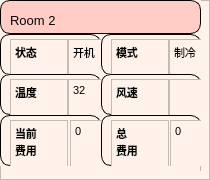
           <widget class="QFrame" name="frame_9">
            <property name="styleSheet">
             <string notr="true">background-color: rgb(255, 242, 235);</string>
            </property>
            <property name="frameShape">
             <enum>QFrame::StyledPanel</enum>
            </property>
            <property name="frameShadow">
             <enum>QFrame::Raised</enum>
            </property>
            <widget class="QWidget" name="layoutWidget_48">
             <property name="geometry">
              <rect>
               <x>0</x>
               <y>0</y>
               <width>201</width>
               <height>171</height>
              </rect>
             </property>
             <layout class="QVBoxLayout" name="verticalLayout_29">
              <property name="spacing">
               <number>0</number>
              </property>
              <item>
               <widget class="QFrame" name="frame_157">
                <property name="sizePolicy">
                 <sizepolicy hsizetype="Preferred" vsizetype="Expanding">
                  <horstretch>1</horstretch>
                  <verstretch>1</verstretch>
                 </sizepolicy>
                </property>
                <property name="styleSheet">
                 <string notr="true">#frame_157{
	background-color: rgb(255, 205, 198);
border-radius:10px;
border:1px solid black
}</string>
                </property>
                <property name="frameShape">
                 <enum>QFrame::StyledPanel</enum>
                </property>
                <property name="frameShadow">
                 <enum>QFrame::Raised</enum>
                </property>
                <widget class="QWidget" name="layoutWidget_89">
                 <property name="geometry">
                  <rect>
                   <x>10</x>
                   <y>10</y>
                   <width>181</width>
                   <height>22</height>
                  </rect>
                 </property>
                 <layout class="QHBoxLayout" name="horizontalLayout_85">
                  <property name="spacing">
                   <number>0</number>
                  </property>
                  <item>
                   <widget class="QLabel" name="ROOM2">
                    <property name="sizePolicy">
                     <sizepolicy hsizetype="Preferred" vsizetype="Preferred">
                      <horstretch>0</horstretch>
                      <verstretch>0</verstretch>
                     </sizepolicy>
                    </property>
                    <property name="styleSheet">
                     <string notr="true">background-color: rgb(255, 205, 198);</string>
                    </property>
                    <property name="text">
                     <string>&lt;html&gt;&lt;head/&gt;&lt;body&gt;&lt;p&gt;&lt;span style=&quot; font-family:'Arial Black'; font-size:10pt; color:#070707;&quot;&gt;Room 2&lt;/span&gt;&lt;/p&gt;&lt;/body&gt;&lt;/html&gt;</string>
                    </property>
                   </widget>
                  </item>
                 </layout>
                </widget>
               </widget>
              </item>
              <item>
               <widget class="QFrame" name="frame_158">
                <property name="sizePolicy">
                 <sizepolicy hsizetype="Preferred" vsizetype="Expanding">
                  <horstretch>3</horstretch>
                  <verstretch>4</verstretch>
                 </sizepolicy>
                </property>
                <property name="frameShape">
                 <enum>QFrame::StyledPanel</enum>
                </property>
                <property name="frameShadow">
                 <enum>QFrame::Raised</enum>
                </property>
                <widget class="QWidget" name="layoutWidget_90">
                 <property name="geometry">
                  <rect>
                   <x>0</x>
                   <y>0</y>
                   <width>201</width>
                   <height>141</height>
                  </rect>
                 </property>
                 <layout class="QVBoxLayout" name="verticalLayout_30">
                  <property name="spacing">
                   <number>0</number>
                  </property>
                  <item>
                   <widget class="QFrame" name="frame_160">
                    <property name="sizePolicy">
                     <sizepolicy hsizetype="Preferred" vsizetype="Expanding">
                      <horstretch>0</horstretch>
                      <verstretch>2</verstretch>
                     </sizepolicy>
                    </property>
                    <property name="frameShape">
                     <enum>QFrame::StyledPanel</enum>
                    </property>
                    <property name="frameShadow">
                     <enum>QFrame::Raised</enum>
                    </property>
                    <widget class="QWidget" name="layoutWidget_13">
                     <property name="geometry">
                      <rect>
                       <x>0</x>
                       <y>0</y>
                       <width>201</width>
                       <height>51</height>
                      </rect>
                     </property>
                     <layout class="QHBoxLayout" name="horizontalLayout_26">
                      <property name="spacing">
                       <number>0</number>
                      </property>
                     </layout>
                    </widget>
                    <widget class="QWidget" name="layoutWidget_11">
                     <property name="geometry">
                      <rect>
                       <x>0</x>
                       <y>0</y>
                       <width>201</width>
                       <height>41</height>
                      </rect>
                     </property>
                     <layout class="QHBoxLayout" name="horizontalLayout_10">
                      <property name="spacing">
                       <number>0</number>
                      </property>
                      <item>
                       <widget class="QFrame" name="frame_28">
                        <property name="styleSheet">
                         <string notr="true">#frame_28{
border-radius:10px;
border:1px solid black
}</string>
                        </property>
                        <property name="frameShape">
                         <enum>QFrame::StyledPanel</enum>
                        </property>
                        <property name="frameShadow">
                         <enum>QFrame::Raised</enum>
                        </property>
                        <widget class="QWidget" name="layoutWidget_32">
                         <property name="geometry">
                          <rect>
                           <x>10</x>
                           <y>5</y>
                           <width>116</width>
                           <height>59</height>
                          </rect>
                         </property>
                         <layout class="QHBoxLayout" name="horizontalLayout_22">
                          <property name="spacing">
                           <number>0</number>
                          </property>
                          <item>
                           <widget class="QTextBrowser" name="textBrowser_R2_state">
                            <property name="styleSheet">
                             <string notr="true"/>
                            </property>
                            <property name="html">
                             <string>&lt;!DOCTYPE HTML PUBLIC &quot;-//W3C//DTD HTML 4.0//EN&quot; &quot;http://www.w3.org/TR/REC-html40/strict.dtd&quot;&gt;
&lt;html&gt;&lt;head&gt;&lt;meta name=&quot;qrichtext&quot; content=&quot;1&quot; /&gt;&lt;style type=&quot;text/css&quot;&gt;
p, li { white-space: pre-wrap; }
&lt;/style&gt;&lt;/head&gt;&lt;body style=&quot; font-family:'SimSun'; font-size:9pt; font-weight:400; font-style:normal;&quot;&gt;
&lt;p style=&quot; margin-top:0px; margin-bottom:0px; margin-left:0px; margin-right:0px; -qt-block-indent:0; text-indent:0px;&quot;&gt;&lt;span style=&quot; font-family:'微软雅黑'; font-size:8pt; font-weight:600;&quot;&gt;状态&lt;/span&gt;&lt;/p&gt;&lt;/body&gt;&lt;/html&gt;</string>
                            </property>
                           </widget>
                          </item>
                          <item>
                           <widget class="QTextBrowser" name="textBrowser_Room2_state">
                            <property name="readOnly">
                             <bool>false</bool>
                            </property>
                            <property name="html">
                             <string>&lt;!DOCTYPE HTML PUBLIC &quot;-//W3C//DTD HTML 4.0//EN&quot; &quot;http://www.w3.org/TR/REC-html40/strict.dtd&quot;&gt;
&lt;html&gt;&lt;head&gt;&lt;meta name=&quot;qrichtext&quot; content=&quot;1&quot; /&gt;&lt;style type=&quot;text/css&quot;&gt;
p, li { white-space: pre-wrap; }
&lt;/style&gt;&lt;/head&gt;&lt;body style=&quot; font-family:'SimSun'; font-size:9pt; font-weight:400; font-style:normal;&quot;&gt;
&lt;p style=&quot; margin-top:0px; margin-bottom:0px; margin-left:0px; margin-right:0px; -qt-block-indent:0; text-indent:0px;&quot;&gt;&lt;span style=&quot; font-family:'微软雅黑'; font-size:8pt;&quot;&gt;开机&lt;/span&gt;&lt;/p&gt;&lt;/body&gt;&lt;/html&gt;</string>
                            </property>
                           </widget>
                          </item>
                         </layout>
                        </widget>
                       </widget>
                      </item>
                      <item>
                       <widget class="QFrame" name="frame_29">
                        <property name="styleSheet">
                         <string notr="true">#frame_29{
border-radius:10px;
border:1px solid black
}</string>
                        </property>
                        <property name="frameShape">
                         <enum>QFrame::StyledPanel</enum>
                        </property>
                        <property name="frameShadow">
                         <enum>QFrame::Raised</enum>
                        </property>
                        <widget class="QWidget" name="layoutWidget_33">
                         <property name="geometry">
                          <rect>
                           <x>10</x>
                           <y>5</y>
                           <width>116</width>
                           <height>59</height>
                          </rect>
                         </property>
                         <layout class="QHBoxLayout" name="horizontalLayout_23">
                          <property name="spacing">
                           <number>0</number>
                          </property>
                          <item>
                           <widget class="QTextBrowser" name="textBrowser_R2_mode">
                            <property name="html">
                             <string>&lt;!DOCTYPE HTML PUBLIC &quot;-//W3C//DTD HTML 4.0//EN&quot; &quot;http://www.w3.org/TR/REC-html40/strict.dtd&quot;&gt;
&lt;html&gt;&lt;head&gt;&lt;meta name=&quot;qrichtext&quot; content=&quot;1&quot; /&gt;&lt;style type=&quot;text/css&quot;&gt;
p, li { white-space: pre-wrap; }
&lt;/style&gt;&lt;/head&gt;&lt;body style=&quot; font-family:'SimSun'; font-size:9pt; font-weight:400; font-style:normal;&quot;&gt;
&lt;p style=&quot; margin-top:0px; margin-bottom:0px; margin-left:0px; margin-right:0px; -qt-block-indent:0; text-indent:0px;&quot;&gt;&lt;span style=&quot; font-family:'微软雅黑'; font-size:8pt; font-weight:600;&quot;&gt;模式&lt;/span&gt;&lt;/p&gt;&lt;/body&gt;&lt;/html&gt;</string>
                            </property>
                           </widget>
                          </item>
                          <item>
                           <widget class="QTextBrowser" name="textBrowser_Room2_mode">
                            <property name="readOnly">
                             <bool>false</bool>
                            </property>
                            <property name="html">
                             <string>&lt;!DOCTYPE HTML PUBLIC &quot;-//W3C//DTD HTML 4.0//EN&quot; &quot;http://www.w3.org/TR/REC-html40/strict.dtd&quot;&gt;
&lt;html&gt;&lt;head&gt;&lt;meta name=&quot;qrichtext&quot; content=&quot;1&quot; /&gt;&lt;style type=&quot;text/css&quot;&gt;
p, li { white-space: pre-wrap; }
&lt;/style&gt;&lt;/head&gt;&lt;body style=&quot; font-family:'SimSun'; font-size:9pt; font-weight:400; font-style:normal;&quot;&gt;
&lt;p style=&quot; margin-top:0px; margin-bottom:0px; margin-left:0px; margin-right:0px; -qt-block-indent:0; text-indent:0px;&quot;&gt;&lt;span style=&quot; font-family:'微软雅黑'; font-size:8pt;&quot;&gt;制冷&lt;/span&gt;&lt;/p&gt;&lt;/body&gt;&lt;/html&gt;</string>
                            </property>
                           </widget>
                          </item>
                         </layout>
                        </widget>
                       </widget>
                      </item>
                     </layout>
                    </widget>
                   </widget>
                  </item>
                  <item>
                   <widget class="QFrame" name="frame_161">
                    <property name="sizePolicy">
                     <sizepolicy hsizetype="Preferred" vsizetype="Expanding">
                      <horstretch>0</horstretch>
                      <verstretch>2</verstretch>
                     </sizepolicy>
                    </property>
                    <property name="frameShape">
                     <enum>QFrame::StyledPanel</enum>
                    </property>
                    <property name="frameShadow">
                     <enum>QFrame::Raised</enum>
                    </property>
                    <widget class="QWidget" name="layoutWidget_19">
                     <property name="geometry">
                      <rect>
                       <x>0</x>
                       <y>0</y>
                       <width>201</width>
                       <height>41</height>
                      </rect>
                     </property>
                     <layout class="QHBoxLayout" name="horizontalLayout_16">
                      <property name="spacing">
                       <number>0</number>
                      </property>
                      <item>
                       <widget class="QFrame" name="frame_38">
                        <property name="styleSheet">
                         <string notr="true">#frame_38{
border-radius:10px;
border:1px solid black
}</string>
                        </property>
                        <property name="frameShape">
                         <enum>QFrame::StyledPanel</enum>
                        </property>
                        <property name="frameShadow">
                         <enum>QFrame::Raised</enum>
                        </property>
                        <widget class="QWidget" name="layoutWidget_42">
                         <property name="geometry">
                          <rect>
                           <x>10</x>
                           <y>5</y>
                           <width>116</width>
                           <height>59</height>
                          </rect>
                         </property>
                         <layout class="QHBoxLayout" name="horizontalLayout_36">
                          <property name="spacing">
                           <number>0</number>
                          </property>
                          <property name="sizeConstraint">
                           <enum>QLayout::SetMaximumSize</enum>
                          </property>
                          <item>
                           <widget class="QTextBrowser" name="textBrowser_R2_tem">
                            <property name="html">
                             <string>&lt;!DOCTYPE HTML PUBLIC &quot;-//W3C//DTD HTML 4.0//EN&quot; &quot;http://www.w3.org/TR/REC-html40/strict.dtd&quot;&gt;
&lt;html&gt;&lt;head&gt;&lt;meta name=&quot;qrichtext&quot; content=&quot;1&quot; /&gt;&lt;style type=&quot;text/css&quot;&gt;
p, li { white-space: pre-wrap; }
&lt;/style&gt;&lt;/head&gt;&lt;body style=&quot; font-family:'SimSun'; font-size:9pt; font-weight:400; font-style:normal;&quot;&gt;
&lt;p style=&quot; margin-top:0px; margin-bottom:0px; margin-left:0px; margin-right:0px; -qt-block-indent:0; text-indent:0px;&quot;&gt;&lt;span style=&quot; font-family:'微软雅黑'; font-size:8pt; font-weight:600;&quot;&gt;温度&lt;/span&gt;&lt;/p&gt;&lt;/body&gt;&lt;/html&gt;</string>
                            </property>
                           </widget>
                          </item>
                          <item>
                           <widget class="QTextBrowser" name="textBrowser_Room2_tem">
                            <property name="readOnly">
                             <bool>false</bool>
                            </property>
                            <property name="html">
                             <string>&lt;!DOCTYPE HTML PUBLIC &quot;-//W3C//DTD HTML 4.0//EN&quot; &quot;http://www.w3.org/TR/REC-html40/strict.dtd&quot;&gt;
&lt;html&gt;&lt;head&gt;&lt;meta name=&quot;qrichtext&quot; content=&quot;1&quot; /&gt;&lt;style type=&quot;text/css&quot;&gt;
p, li { white-space: pre-wrap; }
&lt;/style&gt;&lt;/head&gt;&lt;body style=&quot; font-family:'SimSun'; font-size:9pt; font-weight:400; font-style:normal;&quot;&gt;
&lt;p style=&quot; margin-top:0px; margin-bottom:0px; margin-left:0px; margin-right:0px; -qt-block-indent:0; text-indent:0px;&quot;&gt;&lt;span style=&quot; font-family:'微软雅黑'; font-size:8pt;&quot;&gt;32&lt;/span&gt;&lt;/p&gt;&lt;/body&gt;&lt;/html&gt;</string>
                            </property>
                           </widget>
                          </item>
                         </layout>
                        </widget>
                       </widget>
                      </item>
                      <item>
                       <widget class="QFrame" name="frame_39">
                        <property name="styleSheet">
                         <string notr="true">#frame_39{
border-radius:10px;
border:1px solid black
}</string>
                        </property>
                        <property name="frameShape">
                         <enum>QFrame::StyledPanel</enum>
                        </property>
                        <property name="frameShadow">
                         <enum>QFrame::Raised</enum>
                        </property>
                        <widget class="QWidget" name="layoutWidget_43">
                         <property name="geometry">
                          <rect>
                           <x>10</x>
                           <y>5</y>
                           <width>116</width>
                           <height>59</height>
                          </rect>
                         </property>
                         <layout class="QHBoxLayout" name="horizontalLayout_37">
                          <property name="spacing">
                           <number>0</number>
                          </property>
                          <item>
                           <widget class="QTextBrowser" name="textBrowser_R2_WindSpeed">
                            <property name="html">
                             <string>&lt;!DOCTYPE HTML PUBLIC &quot;-//W3C//DTD HTML 4.0//EN&quot; &quot;http://www.w3.org/TR/REC-html40/strict.dtd&quot;&gt;
&lt;html&gt;&lt;head&gt;&lt;meta name=&quot;qrichtext&quot; content=&quot;1&quot; /&gt;&lt;style type=&quot;text/css&quot;&gt;
p, li { white-space: pre-wrap; }
&lt;/style&gt;&lt;/head&gt;&lt;body style=&quot; font-family:'SimSun'; font-size:9pt; font-weight:400; font-style:normal;&quot;&gt;
&lt;p style=&quot; margin-top:0px; margin-bottom:0px; margin-left:0px; margin-right:0px; -qt-block-indent:0; text-indent:0px;&quot;&gt;&lt;span style=&quot; font-family:'微软雅黑'; font-size:8pt; font-weight:600;&quot;&gt;风速&lt;/span&gt;&lt;/p&gt;&lt;/body&gt;&lt;/html&gt;</string>
                            </property>
                           </widget>
                          </item>
                          <item>
                           <widget class="QTextBrowser" name="textBrowser_Room2_WindSpeed">
                            <property name="readOnly">
                             <bool>false</bool>
                            </property>
                            <property name="html">
                             <string>&lt;!DOCTYPE HTML PUBLIC &quot;-//W3C//DTD HTML 4.0//EN&quot; &quot;http://www.w3.org/TR/REC-html40/strict.dtd&quot;&gt;
&lt;html&gt;&lt;head&gt;&lt;meta name=&quot;qrichtext&quot; content=&quot;1&quot; /&gt;&lt;style type=&quot;text/css&quot;&gt;
p, li { white-space: pre-wrap; }
&lt;/style&gt;&lt;/head&gt;&lt;body style=&quot; font-family:'SimSun'; font-size:9pt; font-weight:400; font-style:normal;&quot;&gt;
&lt;p style=&quot;-qt-paragraph-type:empty; margin-top:0px; margin-bottom:0px; margin-left:0px; margin-right:0px; -qt-block-indent:0; text-indent:0px;&quot;&gt;&lt;br /&gt;&lt;/p&gt;&lt;/body&gt;&lt;/html&gt;</string>
                            </property>
                           </widget>
                          </item>
                         </layout>
                        </widget>
                       </widget>
                      </item>
                     </layout>
                    </widget>
                   </widget>
                  </item>
                  <item>
                   <widget class="QFrame" name="frame_162">
                    <property name="sizePolicy">
                     <sizepolicy hsizetype="Preferred" vsizetype="Expanding">
                      <horstretch>0</horstretch>
                      <verstretch>3</verstretch>
                     </sizepolicy>
                    </property>
                    <property name="frameShape">
                     <enum>QFrame::StyledPanel</enum>
                    </property>
                    <property name="frameShadow">
                     <enum>QFrame::Raised</enum>
                    </property>
                    <widget class="QWidget" name="layoutWidget_92">
                     <property name="geometry">
                      <rect>
                       <x>0</x>
                       <y>0</y>
                       <width>201</width>
                       <height>51</height>
                      </rect>
                     </property>
                     <layout class="QHBoxLayout" name="horizontalLayout_87">
                      <item>
                       <layout class="QHBoxLayout" name="horizontalLayout_17">
                        <property name="spacing">
                         <number>0</number>
                        </property>
                        <item>
                         <widget class="QFrame" name="frame_40">
                          <property name="styleSheet">
                           <string notr="true">#frame_40{
border-radius:10px;
border:1px solid black
}</string>
                          </property>
                          <property name="frameShape">
                           <enum>QFrame::StyledPanel</enum>
                          </property>
                          <property name="frameShadow">
                           <enum>QFrame::Raised</enum>
                          </property>
                          <widget class="QWidget" name="layoutWidget_44">
                           <property name="geometry">
                            <rect>
                             <x>10</x>
                             <y>5</y>
                             <width>118</width>
                             <height>59</height>
                            </rect>
                           </property>
                           <layout class="QHBoxLayout" name="horizontalLayout_40">
                            <property name="spacing">
                             <number>2</number>
                            </property>
                            <item>
                             <widget class="QTextBrowser" name="textBrowser_R2_Currentfee">
                              <property name="styleSheet">
                               <string notr="true"/>
                              </property>
                              <property name="html">
                               <string>&lt;!DOCTYPE HTML PUBLIC &quot;-//W3C//DTD HTML 4.0//EN&quot; &quot;http://www.w3.org/TR/REC-html40/strict.dtd&quot;&gt;
&lt;html&gt;&lt;head&gt;&lt;meta name=&quot;qrichtext&quot; content=&quot;1&quot; /&gt;&lt;style type=&quot;text/css&quot;&gt;
p, li { white-space: pre-wrap; }
&lt;/style&gt;&lt;/head&gt;&lt;body style=&quot; font-family:'SimSun'; font-size:9pt; font-weight:400; font-style:normal;&quot;&gt;
&lt;p style=&quot; margin-top:0px; margin-bottom:0px; margin-left:0px; margin-right:0px; -qt-block-indent:0; text-indent:0px;&quot;&gt;&lt;span style=&quot; font-family:'微软雅黑'; font-size:8pt; font-weight:600;&quot;&gt;当前&lt;/span&gt;&lt;/p&gt;
&lt;p style=&quot; margin-top:0px; margin-bottom:0px; margin-left:0px; margin-right:0px; -qt-block-indent:0; text-indent:0px;&quot;&gt;&lt;span style=&quot; font-family:'微软雅黑'; font-size:8pt; font-weight:600;&quot;&gt;费用&lt;/span&gt;&lt;/p&gt;&lt;/body&gt;&lt;/html&gt;</string>
                              </property>
                             </widget>
                            </item>
                            <item>
                             <widget class="QTextBrowser" name="textBrowser_Room2_Currentfee">
                              <property name="readOnly">
                               <bool>false</bool>
                              </property>
                              <property name="html">
                               <string>&lt;!DOCTYPE HTML PUBLIC &quot;-//W3C//DTD HTML 4.0//EN&quot; &quot;http://www.w3.org/TR/REC-html40/strict.dtd&quot;&gt;
&lt;html&gt;&lt;head&gt;&lt;meta name=&quot;qrichtext&quot; content=&quot;1&quot; /&gt;&lt;style type=&quot;text/css&quot;&gt;
p, li { white-space: pre-wrap; }
&lt;/style&gt;&lt;/head&gt;&lt;body style=&quot; font-family:'SimSun'; font-size:9pt; font-weight:400; font-style:normal;&quot;&gt;
&lt;p style=&quot; margin-top:0px; margin-bottom:0px; margin-left:0px; margin-right:0px; -qt-block-indent:0; text-indent:0px;&quot;&gt;&lt;span style=&quot; font-family:'微软雅黑'; font-size:8pt;&quot;&gt;0&lt;/span&gt;&lt;/p&gt;&lt;/body&gt;&lt;/html&gt;</string>
                              </property>
                             </widget>
                            </item>
                           </layout>
                          </widget>
                         </widget>
                        </item>
                        <item>
                         <widget class="QFrame" name="frame_45">
                          <property name="styleSheet">
                           <string notr="true">#frame_45{
border-radius:10px;
border:1px solid black
}</string>
                          </property>
                          <property name="frameShape">
                           <enum>QFrame::StyledPanel</enum>
                          </property>
                          <property name="frameShadow">
                           <enum>QFrame::Raised</enum>
                          </property>
                          <widget class="QWidget" name="layoutWidget_45">
                           <property name="geometry">
                            <rect>
                             <x>10</x>
                             <y>5</y>
                             <width>117</width>
                             <height>59</height>
                            </rect>
                           </property>
                           <layout class="QHBoxLayout" name="horizontalLayout_41">
                            <property name="spacing">
                             <number>1</number>
                            </property>
                            <item>
                             <widget class="QTextBrowser" name="textBrowser_R2_Totalfee">
                              <property name="html">
                               <string>&lt;!DOCTYPE HTML PUBLIC &quot;-//W3C//DTD HTML 4.0//EN&quot; &quot;http://www.w3.org/TR/REC-html40/strict.dtd&quot;&gt;
&lt;html&gt;&lt;head&gt;&lt;meta name=&quot;qrichtext&quot; content=&quot;1&quot; /&gt;&lt;style type=&quot;text/css&quot;&gt;
p, li { white-space: pre-wrap; }
&lt;/style&gt;&lt;/head&gt;&lt;body style=&quot; font-family:'SimSun'; font-size:9pt; font-weight:400; font-style:normal;&quot;&gt;
&lt;p style=&quot; margin-top:0px; margin-bottom:0px; margin-left:0px; margin-right:0px; -qt-block-indent:0; text-indent:0px;&quot;&gt;&lt;span style=&quot; font-family:'微软雅黑'; font-size:8pt; font-weight:600;&quot;&gt;总&lt;/span&gt;&lt;/p&gt;
&lt;p style=&quot; margin-top:0px; margin-bottom:0px; margin-left:0px; margin-right:0px; -qt-block-indent:0; text-indent:0px;&quot;&gt;&lt;span style=&quot; font-family:'微软雅黑'; font-size:8pt; font-weight:600;&quot;&gt;费用&lt;/span&gt;&lt;/p&gt;&lt;/body&gt;&lt;/html&gt;</string>
                              </property>
                             </widget>
                            </item>
                            <item>
                             <widget class="QTextBrowser" name="textBrowser_Room2_Totalfee">
                              <property name="readOnly">
                               <bool>false</bool>
                              </property>
                              <property name="html">
                               <string>&lt;!DOCTYPE HTML PUBLIC &quot;-//W3C//DTD HTML 4.0//EN&quot; &quot;http://www.w3.org/TR/REC-html40/strict.dtd&quot;&gt;
&lt;html&gt;&lt;head&gt;&lt;meta name=&quot;qrichtext&quot; content=&quot;1&quot; /&gt;&lt;style type=&quot;text/css&quot;&gt;
p, li { white-space: pre-wrap; }
&lt;/style&gt;&lt;/head&gt;&lt;body style=&quot; font-family:'SimSun'; font-size:9pt; font-weight:400; font-style:normal;&quot;&gt;
&lt;p style=&quot; margin-top:0px; margin-bottom:0px; margin-left:0px; margin-right:0px; -qt-block-indent:0; text-indent:0px;&quot;&gt;&lt;span style=&quot; font-family:'微软雅黑'; font-size:8pt;&quot;&gt;0&lt;/span&gt;&lt;/p&gt;&lt;/body&gt;&lt;/html&gt;</string>
                              </property>
                             </widget>
                            </item>
                           </layout>
                          </widget>
                         </widget>
                        </item>
                       </layout>
                      </item>
                     </layout>
                    </widget>
                   </widget>
                  </item>
                 </layout>
                </widget>
               </widget>
              </item>
             </layout>
            </widget>
           </widget>
